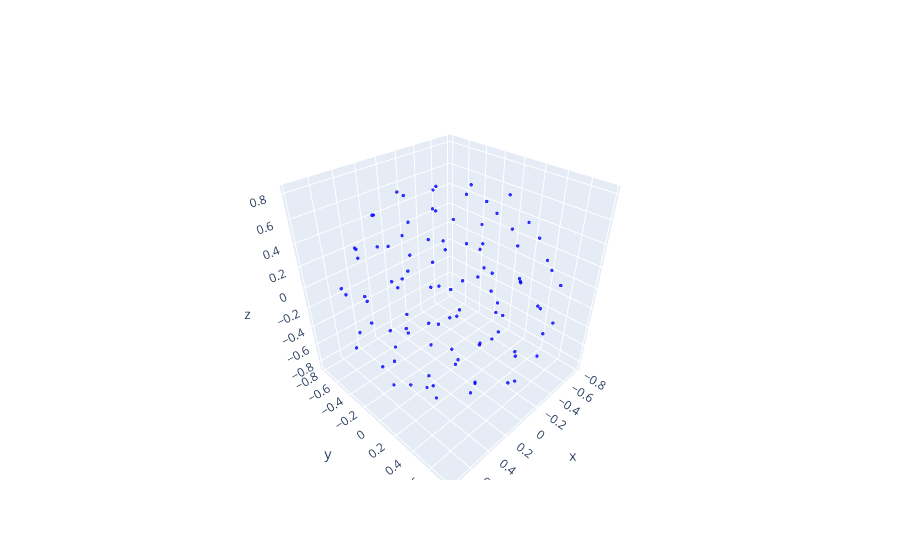

Write notebook code for a chart like this one.
### Code cell
from torch_pointcloud.utils.geometry import gradient_optimization_spherical_points, spherical_lloyd

kernel_points = spherical_lloyd(
    num_points=100,
    radius=1.0,
    position='center',
)

plot_points(kernel_points)
